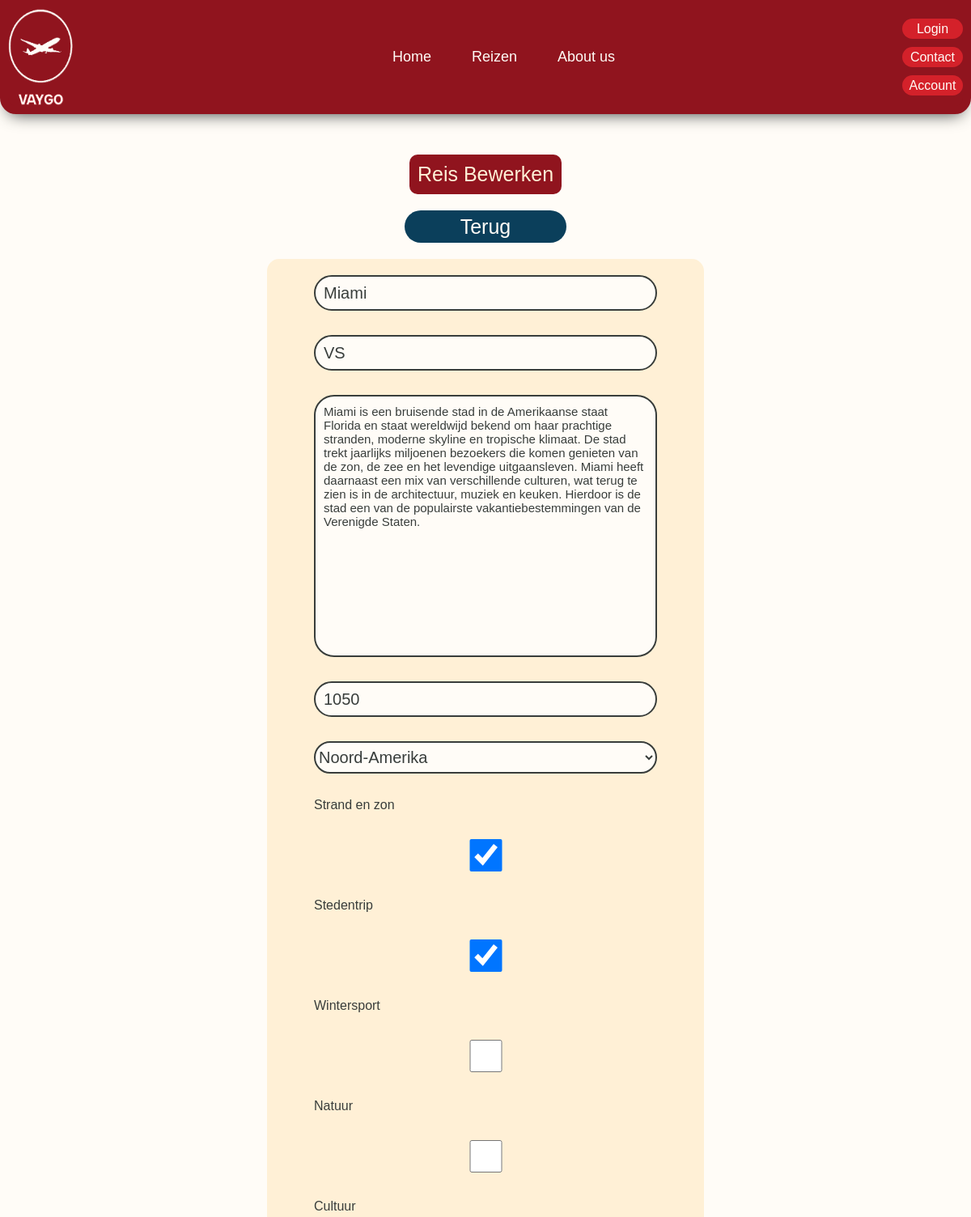
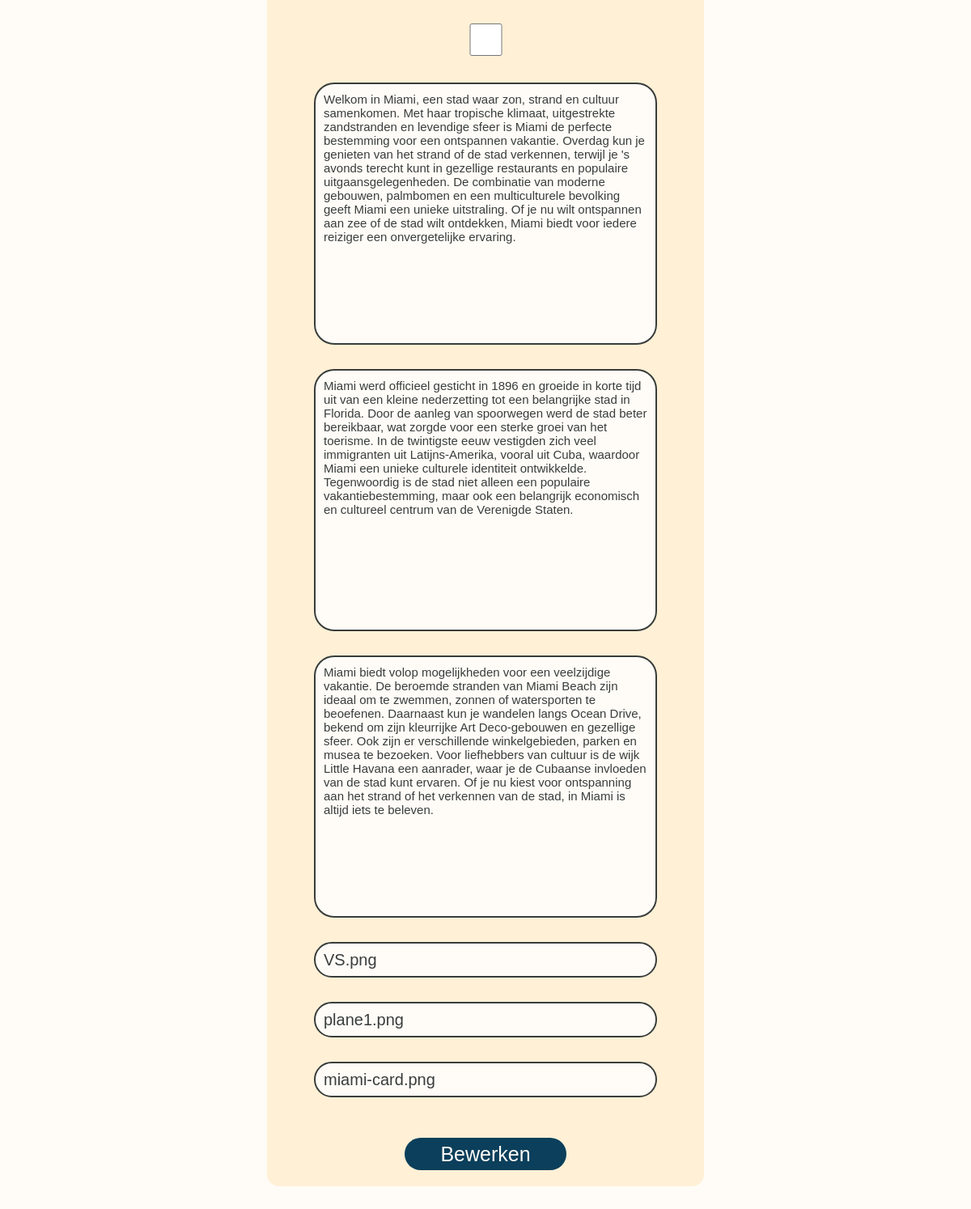
/edit.php?id=5, run on the app's committed database (2 pictures, top to bottom).
### tables this page shows
CREATE TABLE `Reizen` (
  `Reis_id` int NOT NULL,
  `Bestemming` varchar(50) NOT NULL,
  `Land` varchar(50) NOT NULL,
  `korte_beschrijving` varchar(750) NOT NULL,
  `Prijs` int NOT NULL,
  `Vlag` varchar(250) NOT NULL,
  `Continent` varchar(50) NOT NULL,
  `Strand_en_zon` tinyint(1) NOT NULL,
  `Stedentrip` tinyint(1) NOT NULL,
  `Wintersport` tinyint(1) NOT NULL,
  `Natuur` tinyint(1) NOT NULL,
  `Cultuur` tinyint(1) NOT NULL,
  `Welkom_bericht` varchar(1000) NOT NULL,
  `Historie` varchar(1000) NOT NULL,
  `Wat_te_doen` varchar(1000) NOT NULL,
  `Achtergrond` varchar(1000) NOT NULL,
  `kaart_afbeelding` varchar(250) NOT NULL
);

### edit.php (the view, shortened to what this page needs)
<?php
include_once 'includes/pdo.php';
?>
<!DOCTYPE html>
<html lang="en">
<head>
    <link rel="stylesheet" href="css/style.css">
</head>
<body>
    <header>
        <img src="img/logo-vaygo.png" alt="logo Vaygo">
        <?php
        include_once 'includes/header.php';
        ?>
    </header>
    <main>
        <div class="user-actions">
            <span class="title-block">
                Reis Bewerken
            </span>
             <a href="admin.php"><button class="action-button">Terug</button></a>
            <?php
            if (isset($_GET['id'])) {
                $reisstatement = $pdo->prepare("SELECT * FROM Reizen
            WHERE `Reis_id` = ?");
                $reisstatement->bindParam(1, $_GET['id']);
                $reisstatement->execute();
            } else {
                $reisstatement = $pdo->prepare("SELECT * FROM Reizen
            WHERE `Reis_id` = ?");
                $reisstatement->bindParam(1, $_POST['id']);
                $reisstatement->execute();
            }
            $reis = $reisstatement->fetch();
            ?>
            <form class="userform" method="post">
                <div>
                    <input type="text" name="bestemming" placeholder="Bestemming"
                        value="<?php echo $reis['Bestemming'] ?>">
                    <input type="text" name="land" placeholder="Land" value="<?php echo $reis['Land'] ?>">
                    <textarea rows="1" name="beschrijving"
                        placeholder="Korte beschrijving"><?php echo $reis['korte_beschrijving'] ?></textarea>
                    <input type="text" name="prijs" placeholder="Prijs" value="<?php echo $reis['Prijs'] ?>">
                    <select type="text" name="continent">
                        <option value="Noord-Amerika"
                         <?php
                        if ($reis['Continent'] == "Noord-Amerika") {
                            echo "selected";
                        }
                        ?>
                        >Noord-Amerika</option>
                    </select>
                    <label>Strand en zon</label>
                    <input type="checkbox" name="strandzon" value="1" <?php
                    if ($reis['Strand_en_zon'] == 1) {
                        echo "checked";
                    }
                    ?>>
                    <label>Stedentrip</label>
                    <input type="checkbox" name="stedentrip" placeholder="Stedentrip" value="1" <?php
                    if ($reis['Stedentrip'] == 1) {
                        echo "checked";
                    }
                    ?>>
                    <label>Wintersport</label>
                    <input type="checkbox" name="wintersport" placeholder="Wintersport" value="1" <?php
                    if ($reis['Wintersport'] == 1) {
                        echo "checked";
                    }
                    ?>>
                    <label>Natuur</label>
                    <input type="checkbox" name="natuur" placeholder="Natuur" value="1" <?php
                    if ($reis['Natuur'] == 1) {
                        echo "checked";
                    }
                    ?>>
                    <label>Cultuur</label>
                    <input type="checkbox" name="cultuur" placeholder="Cultuur" value="1" <?php
                    if ($reis['Cultuur'] == 1) {
                        echo "checked";
                    }
                    ?>>
                    <textarea rows="1" name="welkomstbericht"
                        placeholder="Welkomstbericht"><?php echo $reis['Welkom_bericht'] ?></textarea>
                    <textarea rows="1" name="historie" placeholder="Historie"><?php echo $reis['Historie'] ?></textarea>
                    <textarea rows="1" name="wattedoen"
                        placeholder="Wat te doen"><?php echo $reis['Wat_te_doen'] ?></textarea>
                    <input type="text" name="vlag" placeholder="Vlag" value="<?php echo $reis['Vlag'] ?>">
                    <input type="text" name="achtergrond" placeholder="Achtergrond"
                        value="<?php echo $reis['Achtergrond'] ?>">
                    <input type="text" name="kaartafbeelding" placeholder="Kaart-afbeelding"
                        value="<?php echo $reis['kaart_afbeelding'] ?>">
                </div>
                <input class="action-button" type="submit" name="submit" value="Bewerken">
            </form>
        </div>
    </main>
</body>
</html>

### css/style.css (style rules this page uses)
:root { --background: #FFFCF7; --sand: #FFF0D6; --dark_red: #90141E; --red: #D4212A; --dark_blue: #0B3F5B; --teal: #429E9D; --gunpowder: #383D3B; }
body { background: var(--background); margin: auto; font-family: noto-sans, sans-serif; color: var(--gunpowder); }
body a { text-decoration: none; }
header { background: var(--dark_red); border: 10px solid var(--dark_red); border-radius: 0 0 20px 20px; height: auto; color: var(--background); display: flex; justify-content: center; justify-content: space-between; box-shadow: var(--gunpowder) 0px 10px 20px -10px; position: relative; z-index: 2; }
header img { height: auto; width: 80px; display: flex; justify-content: center; align-items: center; }
.title-block { background: var(--dark_red); padding: 10px; color: var(--sand); border-radius: 10px; max-width: 250px; font-size: 25px; position: relative; z-index: 2; }
.action-button { color: var(--background); background: var(--dark_blue); border: none; min-width: 200px; height: 40px; font-size: 25px; padding: 5px; border-radius: 20px; }
.user-actions { margin-top: 50px; margin-bottom: 50px; display: flex; flex-direction: column; align-items: center; gap: 20px; }
.userform { display: flex; flex-direction: column; justify-self: center; align-items: center; background: var(--sand); width: 500px; padding: 20px; border-radius: 15px; gap: 50px; }
.userform div { display: flex; flex-direction: column; gap: 30px; }
.userform div input, textarea, select { background: var(--background); color: var(--gunpowder); border: 2px solid var(--gunpowder); border-radius: 25px; }
.userform div input { height: 40px; font-size: 20px; padding: 0px 0px 0px 10px; }
.userform div textarea { width: 400px; height: 300px; resize: none; font-size: 15px; font-family: noto-sans, sans-serif; padding: 10px; }
.userform select { height: 40px; font-size: 20px; }

### data on the page
reizen: bestemming "Miami", land "VS", beschrijving "Miami is een bruisende stad in de Amerikaanse staat Florida en staat wereldwijd bekend om haar prachtige stranden, moderne skyline en tropische klimaat. De stad trekt jaarlijks miljoenen bezoekers die komen genieten van de zon, de zee en het levendige uitgaansleven. Miami heeft daarnaast een mix van verschillende culturen, wat terug te zien is in de architectuur, muziek en keuken. Hierdoor is de stad een van de populairste vakantiebestemmingen van de Verenigde Staten.", prijs "1050", continent "Noord-Amerika", Strand_en_zon "☑", Stedentrip "☑", welkomstbericht "Welkom in Miami, een stad waar zon, strand en cultuur samenkomen. Met haar tropische klimaat, uitgestrekte zandstranden en levendige sfeer is Miami de perfecte bestemming voor een ontspannen vakantie. Overdag kun je genieten van het strand of de stad verkennen, terwijl je 's avonds terecht kunt in gezellige restaurants en populaire uitgaansgelegenheden. De combinatie van moderne gebouwen, palmbomen en een multiculturele bevolking geeft Miami een unieke uitstraling. Of je nu wilt ontspannen aan zee of de stad wilt ontdekken, Miami biedt voor iedere reiziger een onvergetelijke ervaring.", historie "Miami werd officieel gesticht in 1896 en groeide in korte tijd uit van een kleine nederzetting tot een belangrijke stad in Florida. Door de aanleg van spoorwegen werd de stad beter bereikbaar, wat zorgde voor een sterke groei van het toerisme. In de twintigste eeuw vestigden zich veel immigranten uit Latijns-Amerika, vooral uit Cuba, waardoor Miami een unieke culturele identiteit ontwikkelde. Tegenwoordig is de stad niet alleen een populaire vakantiebestemming, maar ook een belangrijk economisch en cultureel centrum van de Verenigde Staten.", wattedoen "Miami biedt volop mogelijkheden voor een veelzijdige vakantie. De beroemde stranden van Miami Beach zijn ideaal om te zwemmen, zonnen of watersporten te beoefenen. Daarnaast kun je wandelen langs Ocean Drive, bekend om zijn kleurrijke Art Deco-gebouwen en gezellige sfeer. Ook zijn er verschillende winkelgebieden, parken en musea te bezoeken. Voor liefhebbers van cultuur is de wijk Little Havana een aanrader, waar je de Cubaanse invloeden van de stad kunt ervaren. Of je nu kiest voor ontspanning aan het strand of het verkennen van de stad, in Miami is altijd iets te beleven.", vlag "VS.png", achtergrond "plane1.png", kaartafbeelding "miami-card.png"
